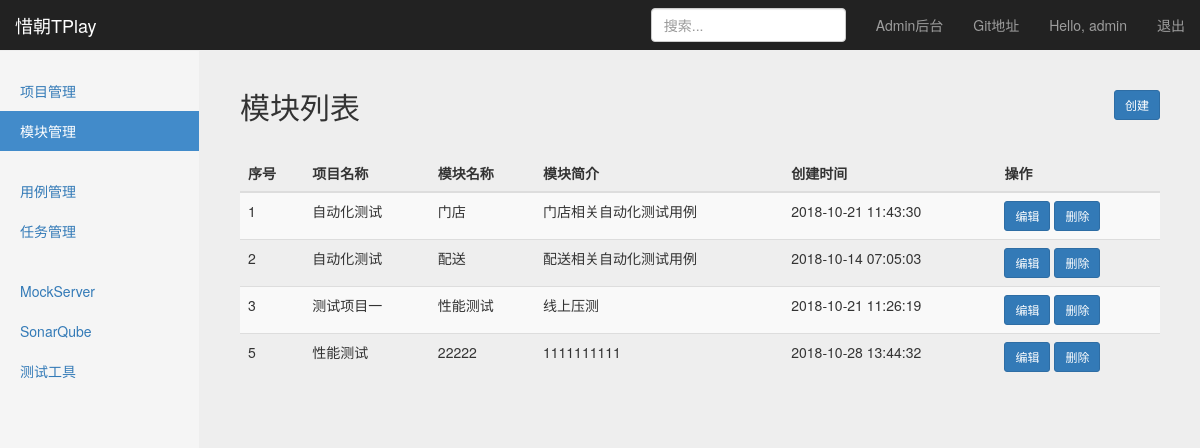
The page /manage/module_manage/ (signed in) on the database its author committed.
### project_app/models.py (models this page shows)
class Module(models.Model):
    project = models.ForeignKey(Project, on_delete=models.CASCADE)
    name = models.CharField("模块名称", max_length=150, blank=False, null=True)
    description = models.TextField("模块描述", default="")
    created_at = models.DateTimeField("创建时间", auto_now=True)

class Project(models.Model):
    name = models.CharField("项目名称", max_length=50, blank=False, null=True)
    description = models.TextField("项目描述", default="")
    status = models.BooleanField("项目状态", default=False)
    created_at = models.DateTimeField("创建时间", auto_now=True)
    def __str__(self):
        return self.name

### project_app/views/module_views.py (the view)
# urls.py: path('module_manage/', module_views.module_manage),
@login_required()
def module_manage(request):
    user = request.session.get("user", "")
    modules_all = Module.objects.all()
    return HttpResponse(render(request, 'module_manage.html', {
        "user": user,
        "modules": modules_all,
        "type": "modules_list"}))

### templates/module_manage.html (shortened to what this page needs)
{% extends 'base.html'%}
    {% block content %}
    <nav class="navbar navbar-inverse navbar-fixed-top">
      <div class="container-fluid">
        <div class="navbar-header">
          <a class="navbar-brand" href="#">惜朝TPlay</a>
        </div>
        <div id="navbar" class="navbar-collapse collapse">
          <ul class="nav navbar-nav navbar-right">
            <li><a target="_blank" href="/admin/">Admin后台</a></li>
            <li><a target="_blank" href="https://github.com/yuzhujinchi/XiZhaoTPlay">Git地址</a></li>
            <li><a href="#">Hello, {{user}}</a></li>
            <li><a href="/logout/">退出</a></li>
          </ul>
          <form class="navbar-form navbar-right">
            <input type="text" class="form-control" placeholder="搜索...">
          </form>
        </div>
      </div>
    </nav>
    <div class="container-fluid">
      <div class="row">
        <div class="col-sm-3 col-md-2 sidebar">
          <ul class="nav nav-sidebar">
            <li><a href="/manage/project_manage/">项目管理<span class="sr-only">(current)</span></a></li>
            <li class="active"><a href="/manage/module_manage/">模块管理</a></li>
          </ul>
          <ul class="nav nav-sidebar">
            <li><a href="/manage/testCase_manage/">用例管理</a></li>
            <li><a href="">任务管理</a></li>
          </ul>
          <ul class="nav nav-sidebar">
            <li><a href="">MockServer</a></li>
            <li><a href="">SonarQube</a></li>
            <li><a href="">测试工具</a></li>
          </ul>
        </div>
        {% if type == "modules_list" %}
        <div class="col-sm-9 col-sm-offset-3 col-md-10 col-md-offset-2 main">
          <div class="sub-header">
            <h2 class="sub-header" align="left">模块列表
              <a id="createButton" type="button" class="btn btn-primary btn-sm" style="float: right"
                 onclick="window.location.href='/manage/create_module/'" >创建</a>
            </h2>
          </div>
          <div class="table-responsive">
            <table id="moduleLists" class="table table-striped">
              <thead>
                <tr>
                  <th>序号</th>
                  <th>项目名称</th>
                  <th>模块名称</th>
                  <th>模块简介</th>
                  <th>创建时间</th>
                  <th>操作</th>
                </tr>
              </thead>
              <tbody>
                {% for module in modules%}
                <tr>
                  <td>{{module.id}}</td>
                  <td>{{module.project}}</td>
                  <td>{{module.name}}</td>
                  <td>{{module.description}}</td>
                  <td>{{module.created_at | date:"Y-m-d H:i:s"}}</td>
                  <td>
                    <a id="editButton" type="button" href="/manage/edit_module/{{module.id}}" class="btn btn-primary btn-sm">编辑</a>
                    <a id="deleteButton" type="button" href="/manage/delete_module/{{module.id}}" class="btn btn-primary btn-sm" onclick="rec()">删除</a>
                  </td>
                </tr>
              {% endfor %}
              </tbody>
            </table>
          </div>
        </div>
        {% endif %}
      </div>
    </div>
  {% endblock %}

### static/css/signin.css (style rules this page uses)
body { padding-top: 40px; padding-bottom: 40px; background-color: #eee; }

### static/css/dashboard.css (style rules this page uses)
body { padding-top: 50px; }
.sub-header { padding-bottom: 10px; border-bottom: 1px solid #eee; }
.navbar-fixed-top { border: 0; }
.sidebar { display: none; }
@media (min-width: 768px) { .sidebar { position: fixed; top: 51px; bottom: 0; left: 0; z-index: 1000; display: block; padding: 20px; overflow-x: hidden; overflow-y: auto; background-color: #f5f5f5; border-right: 1px solid #eee; } }
.nav-sidebar { margin-right: -21px; margin-bottom: 20px; margin-left: -20px; }
.nav-sidebar > li > a { padding-right: 20px; padding-left: 20px; }
.nav-sidebar > .active > a, .nav-sidebar > .active > a:hover, .nav-sidebar > .active > a:focus { color: #fff; background-color: #428bca; }
.main { padding: 20px; }
@media (min-width: 768px) { .main { padding-right: 40px; padding-left: 40px; } }

### rows shown on the page
Module: id "1", project "自动化测试", name "门店", description "门店相关自动化测试用例", created_at "2018-10-21 11:43:30"
Module: id "2", project "自动化测试", name "配送", description "配送相关自动化测试用例", created_at "2018-10-14 07:05:03"
Module: id "3", project "测试项目一", name "性能测试", description "线上压测", created_at "2018-10-21 11:26:19"
Module: id "5", project "性能测试", name "22222", description "1111111111", created_at "2018-10-28 13:44:32"

### other values the page prints
{{ user }} "admin"
